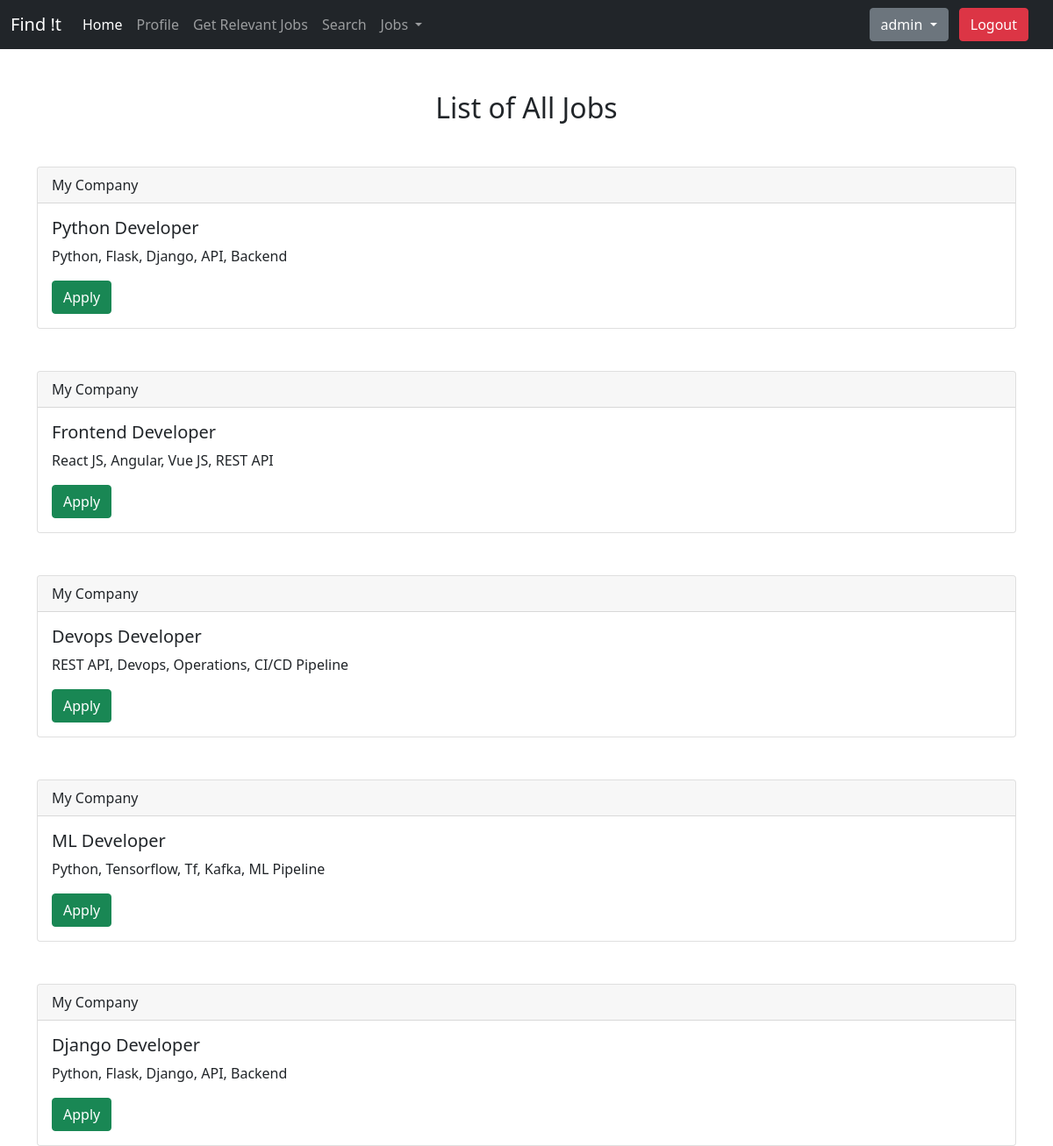
The app's page / (signed in) with its own data.
### home/models.py (models this page shows, shortened)
class Job(models.Model):
    company_name = models.CharField(max_length=100, blank=True, null=True, default="My Company")
    title = models.CharField(max_length=100, blank=True, null=True, default="Developer")
    job_description = models.CharField(max_length=500, blank=True, null=True)
    tags = models.CharField(max_length=100, blank=True, null=True)

### home/views.py (the view)
# urls.py: path('', views.index, name='index'),
def index(request):
    all_jobs = Job.objects.all()
    data = {"all_jobs": all_jobs}
    return render(request, 'index.html', context=data)

### templates/index.html (shortened to what this page needs)
{% extends 'base.html' %}
{% block homeActive %}
active
{% endblock homeActive %}
{% block body %}
<div class="container mt-5">
	<h2 class="text-center"> List of All Jobs </h2>
    {% for i in all_jobs %}
        <div class="card mt-5">
            <div class="card-header">
                {{ i.company_name }}
            </div>
            <div class="card-body">
                <h5 class="card-title"> {{ i.title }} </h5>
                <p class="card-text"> {{ i.job_description }} </p>
                <a href="#" class="btn btn-success"> Apply </a>
            </div>
        </div>
        {% endfor %}
</div>
{% endblock body %}

### templates/base.html (shortened to what this page needs)
<!doctype html>
<html lang="en">
<head>
  <link href="https://cdn.jsdelivr.net/npm/bootstrap@5.0.1/dist/css/bootstrap.min.css" rel="stylesheet"
>
</head>
<body>
  <nav class="navbar navbar-expand-lg navbar-dark bg-dark">
    <div class="container-fluid">
      <a class="navbar-brand" href="/"> Find !t </a>
      <div class="collapse navbar-collapse" id="navbarSupportedContent">
        <ul class="navbar-nav me-auto mb-2 mb-lg-0">
          <li class="nav-item">
            <a class="nav-link {% block homeActive %}{% endblock homeActive %}" href="/">Home</a>
          </li>
          {% if user.is_authenticated %}
          <li class="nav-item">
            <a class="nav-link {% block profileActive %}{% endblock profileActive %}" href="{% url 'profile' %}">Profile</a>
          </li>
          <li class="nav-item">
            <a class="nav-link {% block relevantActive %}{% endblock relevantActive %}" href="{% url 'relevant' %}">Get Relevant Jobs</a>
          </li>
          <li class="nav-item">
            <a class="nav-link {% block searchActive %}{% endblock searchActive %}" href="/search?query">Search</a>
          </li>
          <li class="nav-item dropdown">
            <a class="nav-link dropdown-toggle" href="#" id="navbarDropdown" role="button" data-toggle="dropdown" aria-haspopup="true" aria-expanded="false">
              Jobs
            </a>
          </li>
          {% endif %}
        </ul>
        {% if user.is_authenticated %}
        <div class="dropdown mx-2">
          <button class="btn btn-secondary dropdown-toggle" type="button" id="user-details" data-bs-toggle="dropdown"
            aria-expanded="false">
            {{user.username}}
          </button>
          <a href="/logout" class="btn btn-danger mx-2"> Logout</a>
        </div>
        {% endif %}
      </div>
    </div>
  </nav>
  {% block body %}
  {% endblock body %}
</body>
</html>

### records on screen
Job: company_name "My Company", title "Python Developer", job_description "Python, Flask, Django, API, Backend"
Job: company_name "My Company", title "Frontend Developer", job_description "React JS, Angular, Vue JS, REST API"
Job: company_name "My Company", title "Devops Developer", job_description "REST API, Devops, Operations, CI/CD Pipeline"
Job: company_name "My Company", title "ML Developer", job_description "Python, Tensorflow, Tf, Kafka, ML Pipeline"
Job: company_name "My Company", title "Django Developer", job_description "Python, Flask, Django, API, Backend"

### other values on screen
{{ user.username }} "admin"
